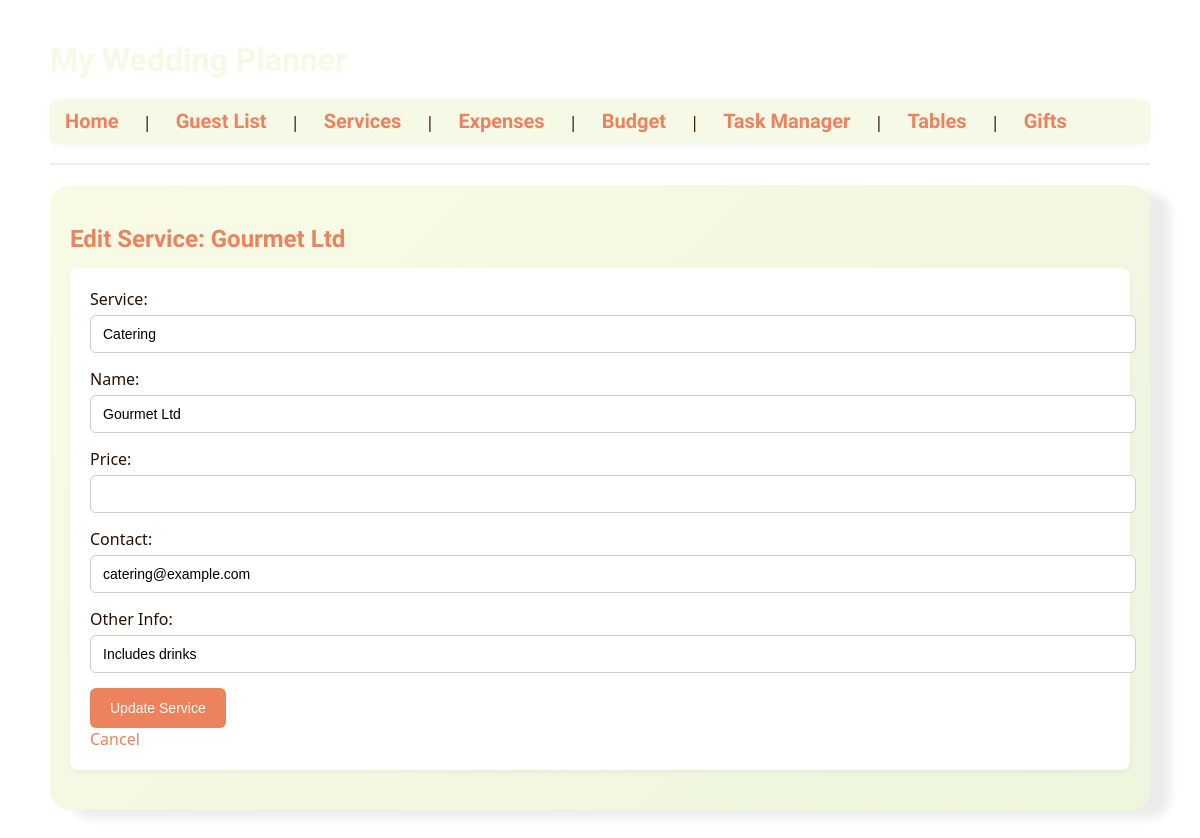
/services/edit/1, run on the app's committed database.
### tables this page shows
CREATE TABLE services (
        id INTEGER PRIMARY KEY AUTOINCREMENT,
        service TEXT,
        name TEXT,
        price REAL,
        contact TEXT,
        other_info TEXT
    );

### app.py (the view, shortened to what this page needs)
@app.route('/services/edit/<int:id>', methods=['GET', 'POST'])
def edit_service(id):
    conn = get_db_connection()
    service = conn.execute('SELECT * FROM services WHERE id=?', (id,)).fetchone()
    conn.close()
    return render_template('edit_service.html', service=service)

### app.py (called while the page is built)
def get_db_connection():
    conn = sqlite3.connect(DB_PATH)
    conn.row_factory = sqlite3.Row
    return conn

### templates/edit_service.html
{% extends 'layout.html' %}
{% block content %}
<div class="content-box">
    <h2>Edit Service: {{ service.name }}</h2>
    <form method="post">
        <label for="service">Service:</label>
        <input type="text" name="service" id="service" value="{{ service.service }}" required>
        <br />
        <label for="name">Name:</label>
        <input type="text" name="name" id="name" value="{{ service.name }}" required>
        <br />
        <label for="price">Price:</label>
        <input type="number" name="price" id="price" value="{{ service.total_price }}" required>
        <br />
        <label for="contact">Contact:</label>
        <input type="text" name="contact" id="contact" value="{{ service.contact }}" required>
        <br />
        <label for="other_info">Other Info:</label>
        <input type="text" name="other_info" id="other_info" value="{{ service.other_info }}">
        <button type="submit">Update Service</button>
        <br />
        <a href="{{ url_for('service') }}">Cancel</a>
    </form>
</div>
{% endblock %}

### static/style.css (style rules this page uses)
body { font-family: 'Segoe UI', Tahoma, Geneva, Verdana, sans-serif; background-image: url('images/picture2.jpg'); background-size: cover; background-position: center; background-repeat: no-repeat; color: #271001; margin: 0; padding: 0; }
.content-box { background: linear-gradient(135deg, #f9fbe7, #edf5dc); border-radius: 20px; padding: 20px; box-shadow: 20px 8px 10px rgba(0,0,0,0.08); margin-bottom: 30px; }
h2, h3 { color: #ec825e; margin-bottom: 15px; font-family: 'Borel', cursive; }
form { background-color: #fff; padding: 20px; border-radius: 8px; box-shadow: 0 2px 5px rgba(0,0,0,0.05); margin-bottom: 20px; }
form label { display: block; margin-bottom: 5px; font-weight: 500; }
form input[type="text"], form input[type="number"], form input[type="date"], form select, form textarea { width: 100%; padding: 10px 12px; margin-bottom: 15px; border: 1px solid #ccc; border-radius: 6px; font-size: 14px; transition: border-color 0.2s; }
form button { background-color: #ec825e; color: #fff; border: none; padding: 12px 20px; border-radius: 6px; cursor: pointer; font-size: 14px; transition: background-color 0.2s; }
a { color: #ec825e; text-decoration: none; }

### data on the page
services: name "Gourmet Ltd", service "Catering", contact "catering@example.com", other_info "Includes drinks"
